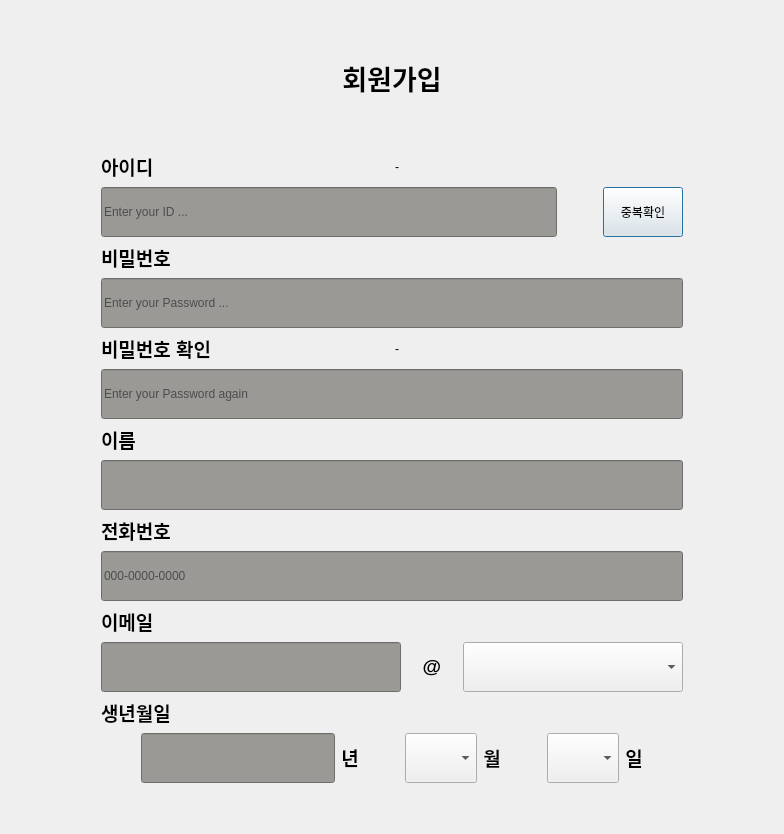
<?xml version="1.0" encoding="UTF-8"?>
<ui version="4.0">
 <class>RegisterDialog</class>
 <widget class="QDialog" name="RegisterDialog">
  <property name="geometry">
   <rect>
    <x>0</x>
    <y>0</y>
    <width>784</width>
    <height>834</height>
   </rect>
  </property>
  <property name="sizePolicy">
   <sizepolicy hsizetype="Fixed" vsizetype="Fixed">
    <horstretch>0</horstretch>
    <verstretch>0</verstretch>
   </sizepolicy>
  </property>
  <property name="windowTitle">
   <string>Dialog</string>
  </property>
  <layout class="QGridLayout" name="gridLayout_2">
   <item row="0" column="0">
    <layout class="QGridLayout" name="gridLayout">
     <property name="leftMargin">
      <number>70</number>
     </property>
     <property name="topMargin">
      <number>20</number>
     </property>
     <property name="rightMargin">
      <number>70</number>
     </property>
     <property name="bottomMargin">
      <number>20</number>
     </property>
     <item row="3" column="0">
      <layout class="QVBoxLayout" name="verticalLayout_2">
       <property name="leftMargin">
        <number>20</number>
       </property>
       <property name="topMargin">
        <number>20</number>
       </property>
       <property name="rightMargin">
        <number>20</number>
       </property>
       <property name="bottomMargin">
        <number>20</number>
       </property>
       <item>
        <layout class="QHBoxLayout" name="horizontalLayout_7">
         <item>
          <widget class="QLabel" name="label_2">
           <property name="text">
            <string>&lt;html&gt;&lt;head/&gt;&lt;body&gt;&lt;p&gt;&lt;span style=&quot; font-size:14pt; font-weight:700;&quot;&gt;아이디&lt;/span&gt;&lt;/p&gt;&lt;/body&gt;&lt;/html&gt;</string>
           </property>
          </widget>
         </item>
         <item>
          <widget class="QLabel" name="label_IDCheckStatus">
           <property name="text">
            <string>-</string>
           </property>
          </widget>
         </item>
        </layout>
       </item>
       <item>
        <layout class="QVBoxLayout" name="verticalLayout_10">
         <item>
          <layout class="QHBoxLayout" name="horizontalLayout">
           <item>
            <widget class="QLineEdit" name="lineEdit_ID">
             <property name="minimumSize">
              <size>
               <width>0</width>
               <height>50</height>
              </size>
             </property>
             <property name="styleSheet">
              <string notr="true">QLineEdit {
    background-color: rgb(154, 153, 150);  /* 회색 배경 */
    color: black;                        /* 검은색 텍스트 */
}
</string>
             </property>
             <property name="placeholderText">
              <string>Enter your ID ...</string>
             </property>
            </widget>
           </item>
           <item>
            <spacer name="horizontalSpacer">
             <property name="orientation">
              <enum>Qt::Orientation::Horizontal</enum>
             </property>
             <property name="sizeType">
              <enum>QSizePolicy::Policy::Preferred</enum>
             </property>
             <property name="sizeHint" stdset="0">
              <size>
               <width>40</width>
               <height>20</height>
              </size>
             </property>
            </spacer>
           </item>
           <item>
            <widget class="QPushButton" name="button_isIDTaken">
             <property name="minimumSize">
              <size>
               <width>0</width>
               <height>50</height>
              </size>
             </property>
             <property name="text">
              <string>중복확인</string>
             </property>
            </widget>
           </item>
          </layout>
         </item>
        </layout>
       </item>
       <item>
        <layout class="QVBoxLayout" name="verticalLayout_9">
         <item>
          <widget class="QLabel" name="label_PW">
           <property name="text">
            <string>&lt;html&gt;&lt;head/&gt;&lt;body&gt;&lt;p&gt;&lt;span style=&quot; font-size:14pt; font-weight:700;&quot;&gt;비밀번호&lt;/span&gt;&lt;/p&gt;&lt;/body&gt;&lt;/html&gt;</string>
           </property>
          </widget>
         </item>
         <item>
          <widget class="QLineEdit" name="lineEdit_PW">
           <property name="minimumSize">
            <size>
             <width>0</width>
             <height>50</height>
            </size>
           </property>
           <property name="styleSheet">
            <string notr="true">QLineEdit {
    background-color: rgb(154, 153, 150);  /* 회색 배경 */
    color: black;                        /* 검은색 텍스트 */
}
</string>
           </property>
           <property name="placeholderText">
            <string>Enter your Password ...</string>
           </property>
          </widget>
         </item>
        </layout>
       </item>
       <item>
        <layout class="QVBoxLayout" name="verticalLayout_8">
         <item>
          <layout class="QHBoxLayout" name="horizontalLayout_2">
           <item>
            <widget class="QLabel" name="label_PWCheck">
             <property name="text">
              <string>&lt;html&gt;&lt;head/&gt;&lt;body&gt;&lt;p&gt;&lt;span style=&quot; font-size:14pt; font-weight:700;&quot;&gt;비밀번호 확인&lt;/span&gt;&lt;/p&gt;&lt;/body&gt;&lt;/html&gt;</string>
             </property>
            </widget>
           </item>
           <item>
            <widget class="QLabel" name="label_PWCheckStatus">
             <property name="text">
              <string>-</string>
             </property>
            </widget>
           </item>
          </layout>
         </item>
         <item>
          <widget class="QLineEdit" name="lineEdit_PWCheck">
           <property name="minimumSize">
            <size>
             <width>0</width>
             <height>50</height>
            </size>
           </property>
           <property name="toolTipDuration">
            <number>-1</number>
           </property>
           <property name="styleSheet">
            <string notr="true">QLineEdit {
    background-color: rgb(154, 153, 150);  /* 회색 배경 */
    color: black;                        /* 검은색 텍스트 */
}
</string>
           </property>
           <property name="text">
            <string/>
           </property>
           <property name="placeholderText">
            <string>Enter your Password again</string>
           </property>
          </widget>
         </item>
        </layout>
       </item>
       <item>
        <layout class="QVBoxLayout" name="verticalLayout_6">
         <item>
          <widget class="QLabel" name="label_name">
           <property name="text">
            <string>&lt;html&gt;&lt;head/&gt;&lt;body&gt;&lt;p&gt;&lt;span style=&quot; font-size:14pt; font-weight:700;&quot;&gt;이름&lt;/span&gt;&lt;/p&gt;&lt;/body&gt;&lt;/html&gt;</string>
           </property>
          </widget>
         </item>
         <item>
          <widget class="QLineEdit" name="lineEdit_name">
           <property name="minimumSize">
            <size>
             <width>0</width>
             <height>50</height>
            </size>
           </property>
           <property name="styleSheet">
            <string notr="true">QLineEdit {
    background-color: rgb(154, 153, 150);  /* 회색 배경 */
    color: black;                        /* 검은색 텍스트 */
}
</string>
           </property>
          </widget>
         </item>
        </layout>
       </item>
       <item>
        <layout class="QVBoxLayout" name="verticalLayout_11">
         <item>
          <widget class="QLabel" name="label_phone">
           <property name="text">
            <string>&lt;html&gt;&lt;head/&gt;&lt;body&gt;&lt;p&gt;&lt;span style=&quot; font-size:14pt; font-weight:700;&quot;&gt;전화번호&lt;/span&gt;&lt;/p&gt;&lt;/body&gt;&lt;/html&gt;</string>
           </property>
          </widget>
         </item>
         <item>
          <widget class="QLineEdit" name="lineEdit_phone">
           <property name="minimumSize">
            <size>
             <width>0</width>
             <height>50</height>
            </size>
           </property>
           <property name="styleSheet">
            <string notr="true">QLineEdit {
    background-color: rgb(154, 153, 150);  /* 회색 배경 */
    color: black;                        /* 검은색 텍스트 */
}
</string>
           </property>
           <property name="placeholderText">
            <string>000-0000-0000</string>
           </property>
          </widget>
         </item>
        </layout>
       </item>
       <item>
        <layout class="QVBoxLayout" name="verticalLayout_5">
         <item>
          <layout class="QVBoxLayout" name="verticalLayout_4">
           <item>
            <widget class="QLabel" name="label_email">
             <property name="text">
              <string>&lt;html&gt;&lt;head/&gt;&lt;body&gt;&lt;p&gt;&lt;span style=&quot; font-size:14pt; font-weight:700;&quot;&gt;이메일&lt;/span&gt;&lt;/p&gt;&lt;/body&gt;&lt;/html&gt;</string>
             </property>
            </widget>
           </item>
           <item>
            <layout class="QHBoxLayout" name="horizontalLayout_3">
             <item>
              <widget class="QLineEdit" name="lineEdit_email">
               <property name="minimumSize">
                <size>
                 <width>20</width>
                 <height>50</height>
                </size>
               </property>
               <property name="maximumSize">
                <size>
                 <width>300</width>
                 <height>16777215</height>
                </size>
               </property>
               <property name="styleSheet">
                <string notr="true">QLineEdit {
    background-color: rgb(154, 153, 150);  /* 회색 배경 */
    color: black;                        /* 검은색 텍스트 */
}
</string>
               </property>
              </widget>
             </item>
             <item>
              <widget class="QLabel" name="label_emailAt">
               <property name="maximumSize">
                <size>
                 <width>50</width>
                 <height>16777215</height>
                </size>
               </property>
               <property name="text">
                <string>&lt;html&gt;&lt;head/&gt;&lt;body&gt;&lt;p align=&quot;center&quot;&gt;&lt;span style=&quot; font-size:14pt; font-weight:700;&quot;&gt;@&lt;/span&gt;&lt;/p&gt;&lt;/body&gt;&lt;/html&gt;</string>
               </property>
              </widget>
             </item>
             <item>
              <widget class="QComboBox" name="comboBox_email">
               <property name="minimumSize">
                <size>
                 <width>0</width>
                 <height>50</height>
                </size>
               </property>
              </widget>
             </item>
            </layout>
           </item>
          </layout>
         </item>
        </layout>
       </item>
       <item>
        <layout class="QVBoxLayout" name="verticalLayout_3">
         <item>
          <widget class="QLabel" name="label_9">
           <property name="text">
            <string>&lt;html&gt;&lt;head/&gt;&lt;body&gt;&lt;p&gt;&lt;span style=&quot; font-size:14pt; font-weight:700;&quot;&gt;생년월일&lt;/span&gt;&lt;/p&gt;&lt;/body&gt;&lt;/html&gt;</string>
           </property>
          </widget>
         </item>
         <item>
          <layout class="QHBoxLayout" name="horizontalLayout_4">
           <item>
            <spacer name="horizontalSpacer_4">
             <property name="orientation">
              <enum>Qt::Orientation::Horizontal</enum>
             </property>
             <property name="sizeType">
              <enum>QSizePolicy::Policy::Fixed</enum>
             </property>
             <property name="sizeHint" stdset="0">
              <size>
               <width>40</width>
               <height>20</height>
              </size>
             </property>
            </spacer>
           </item>
           <item>
            <widget class="QLineEdit" name="lineEdit_year">
             <property name="minimumSize">
              <size>
               <width>0</width>
               <height>50</height>
              </size>
             </property>
             <property name="styleSheet">
              <string notr="true">QLineEdit {
    background-color: rgb(154, 153, 150);  /* 회색 배경 */
    color: black;                        /* 검은색 텍스트 */
}
</string>
             </property>
            </widget>
           </item>
           <item>
            <widget class="QLabel" name="label_year">
             <property name="text">
              <string>&lt;html&gt;&lt;head/&gt;&lt;body&gt;&lt;p align=&quot;center&quot;&gt;&lt;span style=&quot; font-size:14pt; font-weight:700;&quot;&gt;년&lt;/span&gt;&lt;/p&gt;&lt;/body&gt;&lt;/html&gt;</string>
             </property>
            </widget>
           </item>
           <item>
            <spacer name="horizontalSpacer_2">
             <property name="orientation">
              <enum>Qt::Orientation::Horizontal</enum>
             </property>
             <property name="sizeType">
              <enum>QSizePolicy::Policy::Preferred</enum>
             </property>
             <property name="sizeHint" stdset="0">
              <size>
               <width>40</width>
               <height>0</height>
              </size>
             </property>
            </spacer>
           </item>
           <item>
            <widget class="QComboBox" name="comboBox_month">
             <property name="minimumSize">
              <size>
               <width>0</width>
               <height>50</height>
              </size>
             </property>
            </widget>
           </item>
           <item>
            <widget class="QLabel" name="label_month">
             <property name="text">
              <string>&lt;html&gt;&lt;head/&gt;&lt;body&gt;&lt;p align=&quot;center&quot;&gt;&lt;span style=&quot; font-size:14pt; font-weight:700;&quot;&gt;월&lt;/span&gt;&lt;/p&gt;&lt;/body&gt;&lt;/html&gt;</string>
             </property>
            </widget>
           </item>
           <item>
            <spacer name="horizontalSpacer_3">
             <property name="orientation">
              <enum>Qt::Orientation::Horizontal</enum>
             </property>
             <property name="sizeType">
              <enum>QSizePolicy::Policy::Preferred</enum>
             </property>
             <property name="sizeHint" stdset="0">
              <size>
               <width>40</width>
               <height>20</height>
              </size>
             </property>
            </spacer>
           </item>
           <item>
            <widget class="QComboBox" name="comboBox_day">
             <property name="minimumSize">
              <size>
               <width>0</width>
               <height>50</height>
              </size>
             </property>
            </widget>
           </item>
           <item>
            <widget class="QLabel" name="label_day">
             <property name="text">
              <string>&lt;html&gt;&lt;head/&gt;&lt;body&gt;&lt;p align=&quot;center&quot;&gt;&lt;span style=&quot; font-size:14pt; font-weight:700;&quot;&gt;일&lt;/span&gt;&lt;/p&gt;&lt;/body&gt;&lt;/html&gt;</string>
             </property>
            </widget>
           </item>
           <item>
            <spacer name="horizontalSpacer_5">
             <property name="orientation">
              <enum>Qt::Orientation::Horizontal</enum>
             </property>
             <property name="sizeType">
              <enum>QSizePolicy::Policy::Fixed</enum>
             </property>
             <property name="sizeHint" stdset="0">
              <size>
               <width>40</width>
               <height>20</height>
              </size>
             </property>
            </spacer>
           </item>
          </layout>
         </item>
        </layout>
       </item>
      </layout>
     </item>
     <item row="0" column="0">
      <widget class="QLabel" name="label_title">
       <property name="minimumSize">
        <size>
         <width>0</width>
         <height>80</height>
        </size>
       </property>
       <property name="text">
        <string>&lt;html&gt;&lt;head/&gt;&lt;body&gt;&lt;p align=&quot;center&quot;&gt;&lt;span style=&quot; font-size:20pt; font-weight:700;&quot;&gt;회원가입&lt;/span&gt;&lt;/p&gt;&lt;/body&gt;&lt;/html&gt;</string>
       </property>
      </widget>
     </item>
    </layout>
   </item>
  </layout>
 </widget>
 <resources/>
 <connections/>
</ui>
